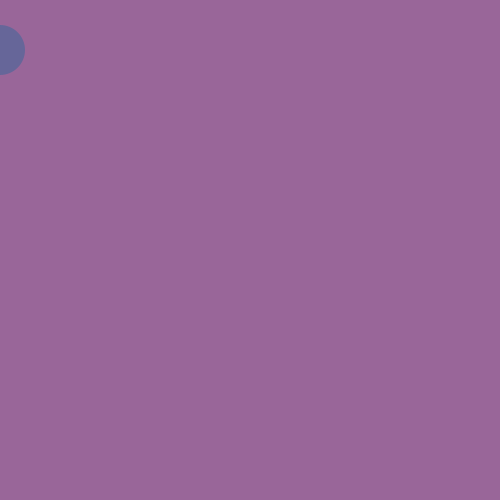
Frame 1 (no input)
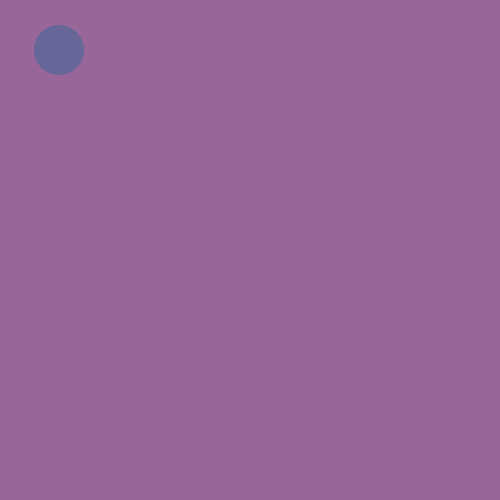
Frame 60 (the mouse pressed at the canvas centre just before this capture)
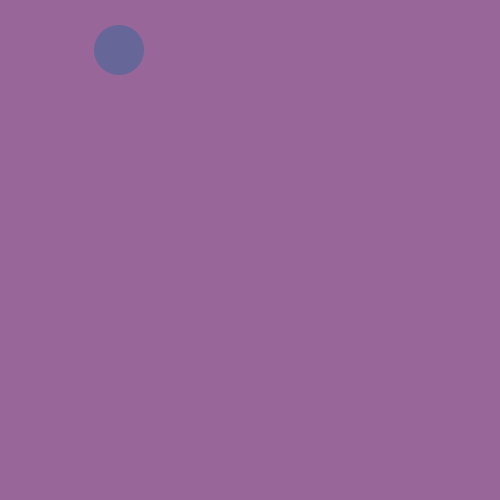
Frame 120 (the mouse held since frame 60 and released just before this capture)

The Processing sketch that drew these frames (run headless with seeded random() and noise(); from frame 60 on, the mouse is pressed at the canvas centre):

// Processing sketch: processing_123941
// ── processing_123941.pde

float circle_x = 0;

void setup() {
  size (500,500);
  
  noStroke();
  fill(#666699);
}
void draw() {
  background(#996699);
  
  ellipse(circle_x,50, 50, 50);
  
  circle_x = circle_x + 1;
}
